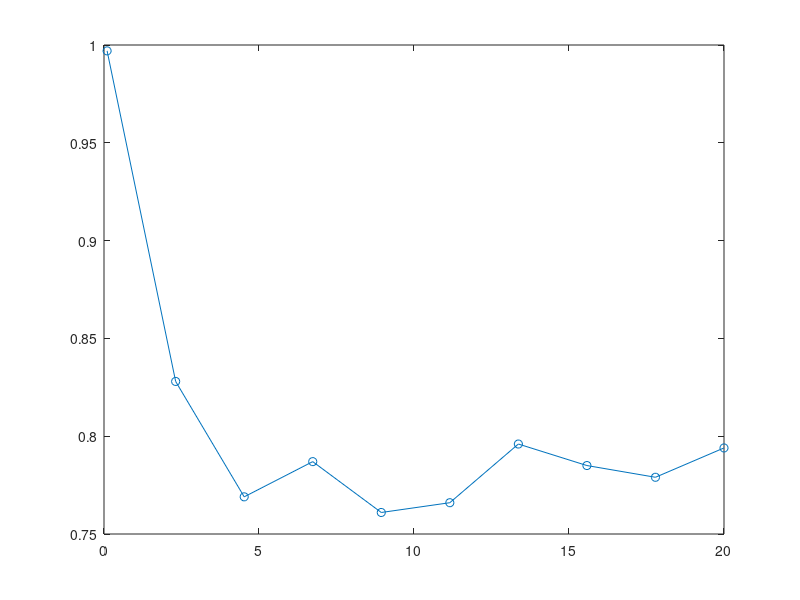

MATLAB code to generate this figure: (Note: this script raises an error after producing the figure.)
% This is a test of the simulation algorithm.
% Benchmark: A two state system.
% Time to failure: Weibull, eta = 10, beta = 1.1
% Time to repair: Lognormal, mu = 1, sigma = 0.1
% Last edit: 20191223 - Update the rejection sampling method.
%                     - Now use proposal density, rather than a rectangle
%                     area.
%            20191221 - Created by ZZ

clear; clc;
%% Create benchmark
a = 10; b = 1.1;
pd_t_f = makedist('weibull','a',a,'b',b); % Time to failure distribution
mu = 1; sigma = .1;
pd_t_r = makedist('lognormal','mu',mu,'sigma',sigma); % Time to repair distribution
T_max = 20;
t = linspace(.1,T_max,10); % Evaluate time
ns = 1e3; % Sample size
A_t_ref = zeros(1,length(t)); % Availability
for i = 1:length(t)
    fprintf('%d/%d\n',i,length(t));
    count = 0; % Counter
    for j = 1:ns
        t_cur = 0; % Initial value of time
        state = 0; % Start from working
        while 1
            if state == 0 % if current state is working
                t_next = pd_t_f.random(); % Generate time to failure
                t_cur = t_cur + t_next; % Update current time
                if t_cur > t(i) % If beyond simulation horizon
                    count = count + 1;
                    break;
                else
                    state = 1; % System fails
                end
            else
                t_next = pd_t_r.random(); % Generate time to failure
                t_cur = t_cur + t_next; % Update current time
                if t_cur > t(i) % If beyond simulation horizon
                    break;
                else
                    state = 0; % System fails
                end
            end
        end       
    end
    A_t_ref(i) = count/ns;
end
figure
plot(t,A_t_ref,'-o')
hold on
%% Run the simulation using the algorithm being tested - CDF approach
pi = [1,0];
Q_01 = @(t) wblcdf(t,a,b);
Q_10 = @(t) logncdf(t,mu,sigma);
Q_t = @(t) [0, Q_01(t);...
    Q_10(t),0];
P = [0, 1;...
    1, 0];
% Calculate the same availability
fprintf('\n CDF approach\n')
A_t_sim = zeros(1,length(t)); % Availability
for i = 1:length(t)
    fprintf('%d/%d\n',i,length(t));
    count = 0; % Counter
    for j = 1:ns
        [temp_t,y] = simulate_semi_markov(Q_t,P,pi,t(i));
        if y(end) == 1
            count = count + 1;
        end
    end
    A_t_sim(i) = count/ns;
end
plot(t,A_t_sim,'-dr')
%% PDF approach
% Defining the pdf of the holding time.
pi = [1,0];
P = [0, 1;...
     1, 0];
% Pdf of the holding time dist.
f_01 = @(t) wblpdf(t,a,b);
f_10 = @(t) lognpdf(t,mu,sigma);
f_t = {0, f_01;...
    f_10,0};
% Proposal density
g_01 = @(t) exppdf(t,10);
g_10 = @(t) normpdf(t,2.7,.35);
g = {0,g_01;...
    g_10,0};
% Random number generator for the proposal density
g_rng_01 = @(t) exprnd(10);
g_rng_10 = @(t) normrnd(2.7,.35);
g_rng = {0,g_rng_01;...
    g_rng_10,0};
% Adjustment factor
c = [0,1.15; 1.35,0];
% Calculate the same availability
fprintf('\n PDF approach\n')
A_t_sim_pdf = zeros(1,length(t)); % Availability
for i = 1:length(t)
    fprintf('%d/%d\n',i,length(t));
    count = 0; % Counter
    for j = 1:ns
        [temp_t,y] = simulate_semi_markov_rejection(f_t,g,g_rng,c,...
            P,pi,t(i));
        if y(end) == 1
            count = count + 1;
        end
    end
    A_t_sim_pdf(i) = count/ns;
end
plot(t,A_t_sim_pdf,'-hg')
